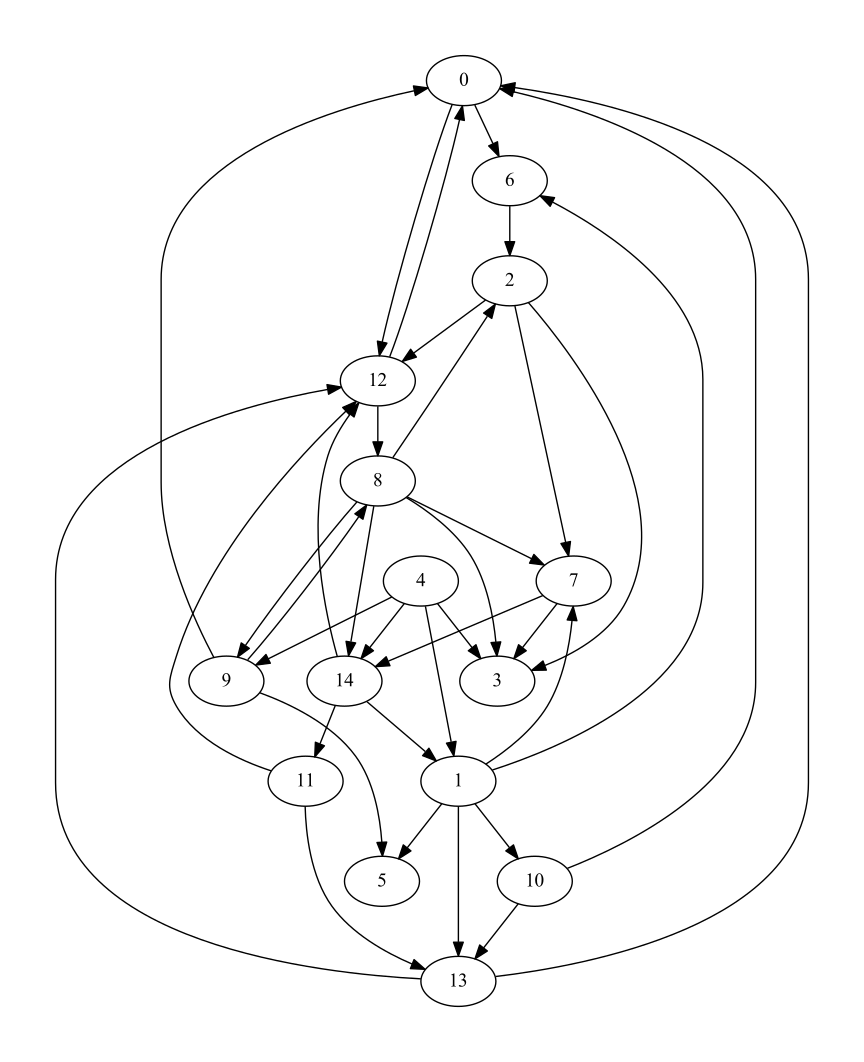

Write Python code to recreate this figure.
import random
from graphviz import Digraph
import matplotlib.pyplot as plt
random.seed(1107)

g = Digraph('G', filename='ejercicio1.1')

def random_erdos(n,p):
    E = []
    for i in range(n):
        for j in range(n):
            if random.random()<p and i != j:
                E.append((i,j))
    G = [[] for i in range(n)]
    for i,j in E:
        G[i].append(j)
    return G

#print(grafo)
#grafo = [[2,3],[0],[1],[4],[]]
#grafo = [[1],[4,5,2],[3,6],[2,7],[0,5],[6],[5],[3,6]]

def dfs(u,num, G):
    global vis, scc
    vis[u] = 1
    scc[u] = num
    for v in G[u]:
        if(vis[v] == 0):
            dfs(v,num, G)
    return

def dfs_list(u):
    global L, vis, I
    vis[u] = 1
    for v in I[u]:
        if(vis[v] == 0):
            dfs_list(v)
    L.append(u)
    return

def compute(G):
    global L,I, scc, vis, cont
    n = len(G)
    scc = [-1 for i in range(n)]

    I = [[] for i in range(n)]
    for i in range(n):
        for j in G[i]:
            I[j].append(i)
    vis = [0 for i in range(n)]
    L = []
    for i in range(n):
        if(vis[i] == 0):
            dfs_list(i)
    vis = [0 for i in range(n)]
    cont = 0
    while(len(L)):
        i = L.pop()
        if(vis[i] == 0):
            dfs(i,cont, G)
            cont += 1

    edges = 0
    for u in range(n):
        for v in G[u]:
            if(scc[u] != scc[v]):
                edges += 1
    return edges

def average(grafo):
    global cont
    numero = len(grafo)
    componentes = cont
    resultado = numero//componentes
    return resultado

def list2edgelist(G):
    n = len(G)
    E = []
    for i in range(n):
        g.node(str(i))
        for j in G[i]:
            g.edge(str(i),str(j))
            #E.append((i,j))
    return 

def main():
    global cont
    grafo = random_erdos(15,0.2)
    sccEdges = compute(grafo)
    print("preambulo 1 (numero de scc): ",cont)
    rs = average(grafo)
    print("preambulo 2 (promedio): ", rs)
    print("preambulo 3 (numero de puentes que conectan scc): ",sccEdges)
    x = list2edgelist(grafo)
    g.view()

main()
